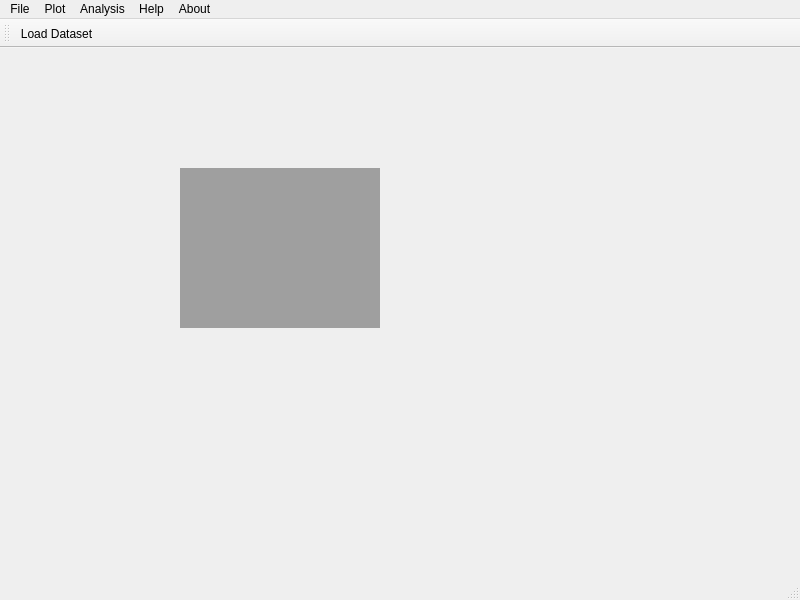
<?xml version="1.0" encoding="UTF-8"?>
<ui version="4.0">
 <class>ParentWindow</class>
 <widget class="QMainWindow" name="ParentWindow">
  <property name="geometry">
   <rect>
    <x>0</x>
    <y>0</y>
    <width>800</width>
    <height>600</height>
   </rect>
  </property>
  <property name="windowTitle">
   <string>DataViz 0.0</string>
  </property>
  <widget class="QWidget" name="centralwidget">
   <widget class="QMdiArea" name="WindowsManager">
    <property name="geometry">
     <rect>
      <x>180</x>
      <y>120</y>
      <width>200</width>
      <height>160</height>
     </rect>
    </property>
   </widget>
  </widget>
  <widget class="QMenuBar" name="menubar">
   <property name="geometry">
    <rect>
     <x>0</x>
     <y>0</y>
     <width>800</width>
     <height>23</height>
    </rect>
   </property>
   <widget class="QMenu" name="menuFile">
    <property name="title">
     <string>File</string>
    </property>
    <addaction name="actionLoad_Dataset"/>
    <addaction name="actionShow_DataSets"/>
   </widget>
   <widget class="QMenu" name="menuPlot">
    <property name="title">
     <string>Plot</string>
    </property>
   </widget>
   <widget class="QMenu" name="menuAnalysis">
    <property name="title">
     <string>Analysis</string>
    </property>
    <addaction name="actionFunction"/>
   </widget>
   <widget class="QMenu" name="menuHelp">
    <property name="title">
     <string>Help</string>
    </property>
    <addaction name="actionHelp"/>
   </widget>
   <widget class="QMenu" name="menuAbout">
    <property name="title">
     <string>About</string>
    </property>
    <addaction name="actionAbout"/>
   </widget>
   <addaction name="menuFile"/>
   <addaction name="menuPlot"/>
   <addaction name="menuAnalysis"/>
   <addaction name="menuHelp"/>
   <addaction name="menuAbout"/>
  </widget>
  <widget class="QStatusBar" name="statusbar"/>
  <widget class="QToolBar" name="toolBar">
   <property name="windowTitle">
    <string>toolBar</string>
   </property>
   <attribute name="toolBarArea">
    <enum>TopToolBarArea</enum>
   </attribute>
   <attribute name="toolBarBreak">
    <bool>false</bool>
   </attribute>
   <addaction name="actionLoad_Dataset"/>
  </widget>
  <action name="actionLoad_Dataset">
   <property name="icon">
    <iconset resource="resources.qrc">
     <normaloff>:/icons/dataset.svg</normaloff>:/icons/dataset.svg</iconset>
   </property>
   <property name="text">
    <string>Load Dataset</string>
   </property>
  </action>
  <action name="actionAbout">
   <property name="icon">
    <iconset resource="resources.qrc">
     <normaloff>:/icons/aboutSymbol.svg</normaloff>:/icons/aboutSymbol.svg</iconset>
   </property>
   <property name="text">
    <string>About</string>
   </property>
  </action>
  <action name="actionHelp">
   <property name="icon">
    <iconset resource="resources.qrc">
     <normaloff>:/icons/helpSymbol.svg</normaloff>:/icons/helpSymbol.svg</iconset>
   </property>
   <property name="text">
    <string>Help</string>
   </property>
  </action>
  <action name="actionShow_DataSets">
   <property name="text">
    <string>Show DataSets</string>
   </property>
  </action>
  <action name="actionFunction">
   <property name="text">
    <string>Function</string>
   </property>
  </action>
 </widget>
 <resources>
  <include location="resources.qrc"/>
 </resources>
 <connections/>
</ui>
